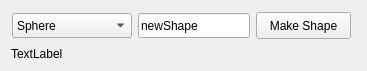
<?xml version="1.0" encoding="UTF-8"?>
<ui version="4.0">
 <class>Form</class>
 <widget class="QWidget" name="Form">
  <property name="geometry">
   <rect>
    <x>0</x>
    <y>0</y>
    <width>367</width>
    <height>71</height>
   </rect>
  </property>
  <property name="sizePolicy">
   <sizepolicy hsizetype="Preferred" vsizetype="Preferred">
    <horstretch>0</horstretch>
    <verstretch>0</verstretch>
   </sizepolicy>
  </property>
  <property name="windowTitle">
   <string>Maya PyQt Basic Dialog Demo</string>
  </property>
  <widget class="QLabel" name="desc_label">
   <property name="geometry">
    <rect>
     <x>11</x>
     <y>46</y>
     <width>341</width>
     <height>16</height>
    </rect>
   </property>
   <property name="text">
    <string>TextLabel</string>
   </property>
  </widget>
  <widget class="QPushButton" name="make_button">
   <property name="geometry">
    <rect>
     <x>256</x>
     <y>12</y>
     <width>95</width>
     <height>27</height>
    </rect>
   </property>
   <property name="text">
    <string>Make Shape</string>
   </property>
  </widget>
  <widget class="QComboBox" name="shape_type_cb">
   <property name="geometry">
    <rect>
     <x>12</x>
     <y>13</y>
     <width>120</width>
     <height>25</height>
    </rect>
   </property>
   <property name="minimumSize">
    <size>
     <width>120</width>
     <height>0</height>
    </size>
   </property>
   <item>
    <property name="text">
     <string>Sphere</string>
    </property>
   </item>
   <item>
    <property name="text">
     <string>Cube</string>
    </property>
   </item>
   <item>
    <property name="text">
     <string>Cylinder</string>
    </property>
   </item>
  </widget>
  <widget class="QLineEdit" name="name_le">
   <property name="geometry">
    <rect>
     <x>138</x>
     <y>13</y>
     <width>112</width>
     <height>25</height>
    </rect>
   </property>
   <property name="text">
    <string>newShape</string>
   </property>
  </widget>
 </widget>
 <resources/>
 <connections/>
</ui>
